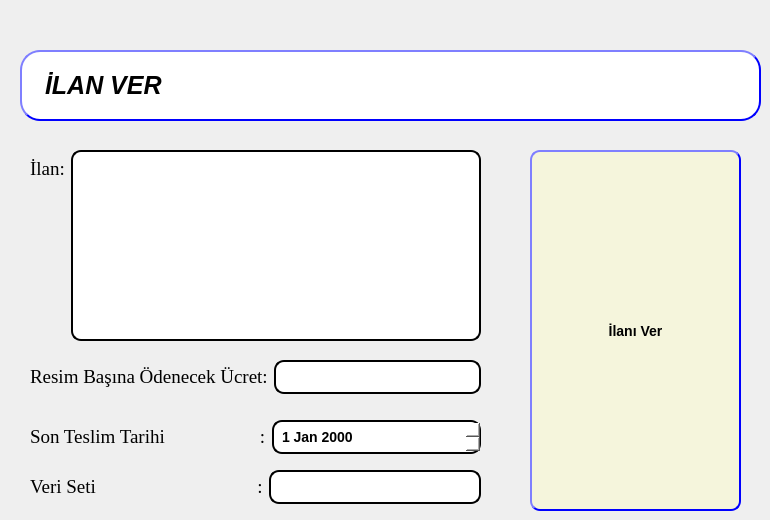
        <widget class="QWidget" name="IlanVer_Sayfa">
         <widget class="QLabel" name="label_12">
          <property name="geometry">
           <rect>
            <x>20</x>
            <y>50</y>
            <width>741</width>
            <height>71</height>
           </rect>
          </property>
          <property name="styleSheet">
           <string notr="true">font: 75 20pt &quot;Times New Roman&quot;;

background: white;
border-style: outset;
border-width: 2px;
border-radius: 20px;
border-color: blue;
font: italic bold 25px;
min-width: 10em;
padding: 16px;</string>
          </property>
          <property name="text">
           <string>İLAN VER</string>
          </property>
         </widget>
         <widget class="QWidget" name="formLayoutWidget_4">
          <property name="geometry">
           <rect>
            <x>30</x>
            <y>150</y>
            <width>451</width>
            <height>191</height>
           </rect>
          </property>
          <layout class="QFormLayout" name="formLayout_5">
           <item row="0" column="0">
            <widget class="QLabel" name="label_13">
             <property name="font">
              <font>
               <family>Times New Roman</family>
               <pointsize>14</pointsize>
              </font>
             </property>
             <property name="text">
              <string>İlan:</string>
             </property>
            </widget>
           </item>
           <item row="0" column="1">
            <widget class="QTextEdit" name="Ilan_bilgi">
             <property name="styleSheet">
              <string notr="true">#Ilan_bilgi
{
font: 75 14pt &quot;Times New Roman&quot;;

background: white;
border-style: outset;
border-width: 2px;
border-radius: 10px;
border-color: black;
font: bold 14px;
min-width: 5em;
padding: 6px;

}
</string>
             </property>
             <property name="html">
              <string>&lt;!DOCTYPE HTML PUBLIC &quot;-//W3C//DTD HTML 4.0//EN&quot; &quot;http://www.w3.org/TR/REC-html40/strict.dtd&quot;&gt;
&lt;html&gt;&lt;head&gt;&lt;meta name=&quot;qrichtext&quot; content=&quot;1&quot; /&gt;&lt;style type=&quot;text/css&quot;&gt;
p, li { white-space: pre-wrap; }
&lt;/style&gt;&lt;/head&gt;&lt;body style=&quot; font-family:'Times New Roman'; font-size:14px; font-weight:600; font-style:normal;&quot;&gt;
&lt;p align=&quot;justify&quot; style=&quot;-qt-paragraph-type:empty; margin-top:0px; margin-bottom:0px; margin-left:0px; margin-right:0px; -qt-block-indent:0; text-indent:0px; font-family:'MS Shell Dlg 2'; font-size:7.8pt; font-weight:400;&quot;&gt;&lt;br /&gt;&lt;/p&gt;&lt;/body&gt;&lt;/html&gt;</string>
             </property>
            </widget>
           </item>
          </layout>
         </widget>
         <widget class="QWidget" name="formLayoutWidget_5">
          <property name="geometry">
           <rect>
            <x>30</x>
            <y>360</y>
            <width>451</width>
            <height>41</height>
           </rect>
          </property>
          <layout class="QFormLayout" name="formLayout_6">
           <item row="0" column="0">
            <widget class="QLabel" name="label_14">
             <property name="font">
              <font>
               <family>Times New Roman</family>
               <pointsize>14</pointsize>
              </font>
             </property>
             <property name="text">
              <string>Resim Başına Ödenecek Ücret:</string>
             </property>
            </widget>
           </item>
           <item row="0" column="1">
            <widget class="QLineEdit" name="RBU_bilgi">
             <property name="styleSheet">
              <string notr="true">#RBU_bilgi
{
font: 75 14pt &quot;Times New Roman&quot;;

background: white;
border-style: outset;
border-width: 2px;
border-radius: 10px;
border-color: black;
font: bold 14px;
min-width: 5em;
padding: 6px;

}
</string>
             </property>
            </widget>
           </item>
          </layout>
         </widget>
         <widget class="QWidget" name="formLayoutWidget_6">
          <property name="geometry">
           <rect>
            <x>30</x>
            <y>420</y>
            <width>451</width>
            <height>41</height>
           </rect>
          </property>
          <layout class="QFormLayout" name="formLayout_7">
           <item row="0" column="0">
            <widget class="QLabel" name="label_15">
             <property name="font">
              <font>
               <family>Times New Roman</family>
               <pointsize>14</pointsize>
              </font>
             </property>
             <property name="text">
              <string>Son Teslim Tarihi                    :</string>
             </property>
             <property name="margin">
              <number>0</number>
             </property>
            </widget>
           </item>
           <item row="0" column="1">
            <widget class="QDateEdit" name="STT">
             <property name="styleSheet">
              <string notr="true">#STT
{
font: 75 14pt &quot;Times New Roman&quot;;

background: white;
border-style: outset;
border-width: 2px;
border-radius: 10px;
border-color: black;
font: bold 14px;
min-width: 5em;
padding: 6px;

}
</string>
             </property>
            </widget>
           </item>
          </layout>
         </widget>
         <widget class="QWidget" name="formLayoutWidget_7">
          <property name="geometry">
           <rect>
            <x>30</x>
            <y>470</y>
            <width>451</width>
            <height>41</height>
           </rect>
          </property>
          <layout class="QFormLayout" name="formLayout_8">
           <item row="0" column="0">
            <widget class="QLabel" name="label_16">
             <property name="font">
              <font>
               <family>Times New Roman</family>
               <pointsize>14</pointsize>
              </font>
             </property>
             <property name="text">
              <string>Veri Seti                                  :</string>
             </property>
            </widget>
           </item>
           <item row="0" column="1">
            <widget class="QLineEdit" name="VeriSeti_bilgi">
             <property name="styleSheet">
              <string notr="true">#VeriSeti_bilgi
{
font: 75 14pt &quot;Times New Roman&quot;;

background: white;
border-style: outset;
border-width: 2px;
border-radius: 10px;
border-color: black;
font: bold 14px;
min-width: 5em;
padding: 6px;

}
</string>
             </property>
            </widget>
           </item>
          </layout>
         </widget>
         <widget class="QPushButton" name="Ilan_btn">
          <property name="geometry">
           <rect>
            <x>530</x>
            <y>150</y>
            <width>211</width>
            <height>361</height>
           </rect>
          </property>
          <property name="styleSheet">
           <string notr="true">#Ilan_btn
{
font: 75 14pt &quot;Times New Roman&quot;;

background: beige;
border-style: outset;
border-width: 2px;
border-radius: 10px;
border-color: blue;
font: bold 14px;
min-width: 4em;
padding: 6px;

}
#Ilan_btn:pressed
{
	background-color:rgb(255,255,255);
}</string>
          </property>
          <property name="text">
           <string>İlanı Ver</string>
          </property>
         </widget>
        </widget>
